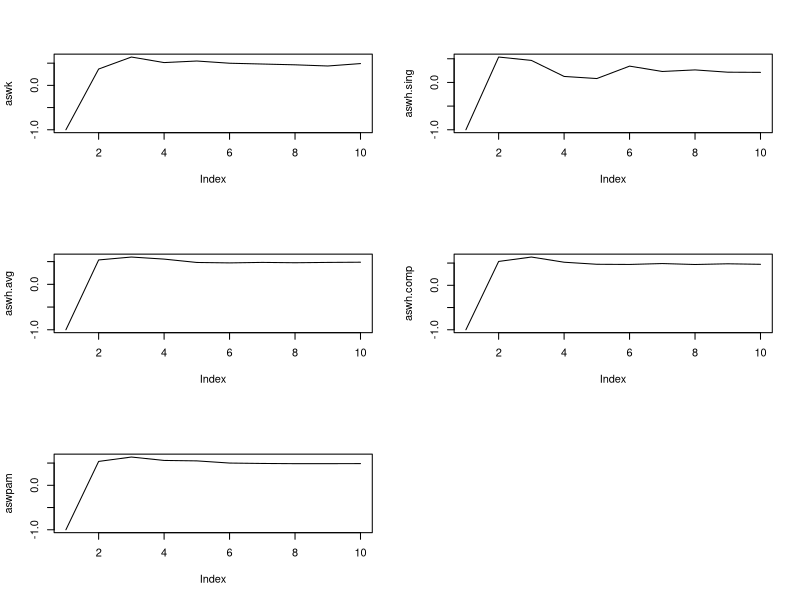

The R source for this figure: (Note: this script raises an error after producing the figure.)
#################################################################################
#####                      STAT 3019 ICA1 Part2.2                           #####
##### Introduction: Run a simulation study based on data generated from the #####
##### probability model and do the cluster analysis as required.            #####
#################################################################################
library(cluster)
library(mclust)
##### (a)
##### artificial dataset function and list
art2 <- function(){
  x1 <- rnorm(20)
  y1 <- rnorm(20)
  x2 <- rnorm(20,mean=10)
  y2 <- rnorm(20)
  x3 <- runif(100,-20,30)
  y3 <- runif(100,20,40)
  clusterdata2 <- cbind(c(x1,x2,x3),c(y1,y2,y3))
  cvec <- c(rep(1,20),rep(2,20),rep(3,100))
  out <- list(data=clusterdata2,cvec=cvec)
  out
}


dat<-list() # created a list for the 20 datasets
for (i in 1:20)
  dat[[i]] <- art2()
mandat<- list() # prepare the Manhattan distance based on standardised variables
for (i in 1:20)
  mandat[[i]] <- dist(scale(dat[[i]]$data), method = "manhattan")

## Created the empty list&vectors for looping
datk<-list()
silk<-list()
datpam<-list()
silpam<-list()
datsing<-list()
datcomp<-list()
datavg<-list()
dath.sing<-list()
dath.comp<-list()
dath.avg<-list()
silh.sing<-list()
silh.comp<-list()
silh.avg<-list()
aswk<-NA
aswpam<-NA
aswh.sing<-NA
aswh.comp<-NA
aswh.avg<-NA
maxk<-c()
maxsing<-c()
maxcomp<-c()
maxavg<-c()
maxpam<-c()
arik<-c()
ariavg<-c()
arising<-c()
aricomp<-c()
aripam<-c()

## First conducted the hierachical clusterings for the three linkages of the 20 datasets.
for(i in 1:20){
  datsing[[i]]<- hclust(mandat[[i]], method="single")
  datcomp[[i]]<- hclust(mandat[[i]], method="complete")
  datavg[[i]]<- hclust(mandat[[i]], method="average")
}

for (i in 1:20){
  
  for(k in 2:10){
    # Kmeans for dataset number i
    aswk[1]<- -1  #avoid k=1
    datk[[k]]<-kmeans(dat[[i]]$data, centers=k) # kmeans
    silk[[k]]<-silhouette(datk[[k]]$cluster, dist=mandat[[i]]) # kmeans silhouette
    aswk[k]<-summary(silk[[k]])$avg.width # asw
    # average linkage for dataset number i
    aswh.avg[1]<- -1
    dath.avg[[k]]<- cutree(datavg[[i]], k)
    silh.avg[[k]]<- silhouette(dath.avg[[k]], dist=mandat[[i]])
    aswh.avg[k]<-summary(silh.avg[[k]])$avg.width
    # single linkage for dataset number i
    aswh.sing[1]<- -1
    dath.sing[[k]]<- cutree(datsing[[i]], k)
    silh.sing[[k]]<- silhouette(dath.sing[[k]], dist=mandat[[i]])
    aswh.sing[k]<-summary(silh.sing[[k]])$avg.width
    # complete linkage for dataset number i
    aswh.comp[1]<- -1
    dath.comp[[k]]<- cutree(datcomp[[i]], k)
    silh.comp[[k]]<- silhouette(dath.comp[[k]], dist=mandat[[i]])
    aswh.comp[k]<-summary(silh.comp[[k]])$avg.width  
    # PAM for dataset number i
    aswpam[1]<- -1
    datpam[[k]]<- pam(mandat[[i]],k)
    silpam[[k]]<- silhouette(datpam[[k]], dist=mandat[[i]])
    aswpam[k]<- summary(silpam[[k]])$avg.width
  }
  maxk[i]<-which.max(aswk) # the maximum asw for the k clusters using kmeans
  arik[i]<- adjustedRandIndex(datk[[maxk[i]]]$cluster,
                              kmeans(dat[[i]]$data, centers=3)$cluster)
  maxavg[i]<-which.max(aswh.avg)# the maximum asw for the k clusters using average linkage
  ariavg[i]<- adjustedRandIndex(dath.avg[[maxavg[i]]], cutree(datavg[[i]], 3))
  maxsing[i]<-which.max(aswh.sing)# the maximum asw for the k clusters using single linkage
  arising[i]<- adjustedRandIndex(dath.sing[[maxsing[i]]], cutree(datsing[[i]], 3))
  maxcomp[i]<-which.max(aswh.comp)# the maximum asw for the k clusters using complete linkage
  aricomp[i]<- adjustedRandIndex(dath.comp[[maxcomp[i]]], cutree(datcomp[[i]], 3))
  maxpam[i]<- which.max(aswpam)# the maximum asw for the k clusters using pam
  aripam[i]<- adjustedRandIndex(datpam[[maxpam[i]]]$clustering, pam(mandat[[i]], 3)$cluster)
}


maxk
sum(maxk==3)
maxavg
sum(maxavg==3)
maxsing
sum(maxsing==3)
maxcomp
sum(maxcomp==3)
maxpam
sum(maxpam==3)
arik
mean(arik)
ariavg
mean(ariavg)
arising
mean(arising)
aricomp
mean(aricomp)
aripam
mean(aripam)

data.frame(rbind(maxk,maxavg,maxsing,maxcomp,maxpam))
data.frame(rbind(arik,ariavg,arising,aricomp,aripam))

par(mfrow=c(3,2))
plot(aswk, type='l')
plot(aswh.sing, type='l')
plot(aswh.avg, type='l')
plot(aswh.comp, type='l')
plot(aswpam, type='l')

plot(dat[[20]]$data, col=dat[[20]]$cvec, pch=clusym[dat[[20]]$cvec])
plot(dat[[20]]$data, col=datk[[2]]$cluster, pch=clusym[datk[[2]]$cluster], main="Kmeans")
plot(dat[[20]]$data, col=dath.sing[[2]], pch=clusym[dath.sing[[2]]], main="Single Linkage")
plot(dat[[20]]$data, col=dath.comp[[3]], pch=clusym[dath.comp[[3]]], main="Complete Linkage")
plot(dat[[20]]$data, col=dath.avg[[3]], pch=clusym[dath.avg[[3]]], main="Average Linkage")
plot(dat[[20]]$data, col=datpam[[3]]$cluster, pch=clusym[datpam[[3]]$cluster], main="PAM")
plot(dat[[20]]$data, col=datm[[20]]$classification, pch=clusym[datm[[20]]$classification], main="Mixture Model")

par(mfrow=c(1,1))
##### (b) Gaussian Mixtures

datm<-list()
for (i in 1:20){
  cat("\n","The number of dataset:",i,"\n")
  datm[[i]]<-Mclust(dat[[i]]$data, G=2:10)
  print(summary(datm[[i]]))
  print(summary(datm[[i]]$BIC))
  cat("The ARI comparing the model and true clustering:")
  print(adjustedRandIndex(datm[[i]]$classification, Mclust(dat[[i]]$data, G=3)$classification))
  }


datm[[20]]$classification
datm[[20]]$modelName
datm[[20]]$BIC


plot(dat[[1]]$data, col=dat[[1]]$cvec)
plot(dat[[1]]$data, col=datm[[1]]$classification)
